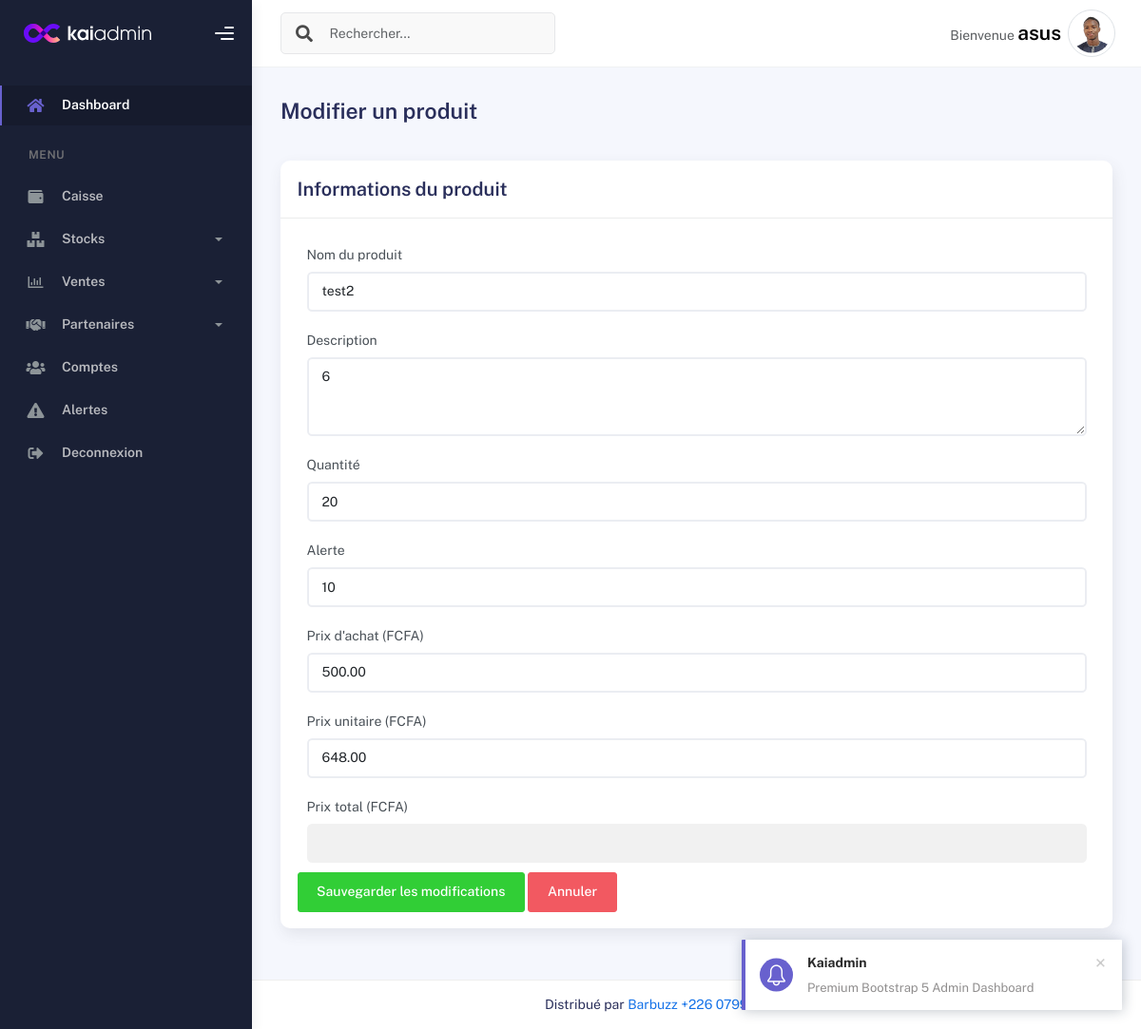
The app's page /produit/produit/modifier/3/ (signed in) with its own data.
### produit/models.py (models this page shows, shortened)
class Produit(models.Model) :
    nom = models.CharField(max_length=255)
    description = models.TextField(max_length=255, null=True , blank=True)
    prix = models.DecimalField(max_digits=10, decimal_places=2)
    prix_achat = models.DecimalField(max_digits=10, decimal_places=2, default=0) # Nouveau champ pour le prix d'achat
    quantite = models.PositiveIntegerField()
    date_ajout = models.DateTimeField(default=timezone.now)
    seuil_alerte = models.PositiveIntegerField(default=0)

### produit/views.py (the view, shortened to what this page needs)
# urls.py: path('produit/modifier/<int:produit_id>/', views.modif_produit, name='modif_produit'),
@login_required
def modif_produit(request, produit_id):
    produit = get_object_or_404(Produit, id=produit_id)
    return render(request, 'produit/modif_produit.html', {'produit': produit})

### templates/produit/modif_produit.html (shortened to what this page needs)
{% extends 'raccourcis/base.html' %}
{% load static %}
{% block content %}
<div class="container">
    <div class="page-inner">
        <div class="d-flex align-items-left align-items-md-center flex-column flex-md-row pt-2 pb-4">
            <h3 class="fw-bold mb-3">Modifier un produit</h3>
        </div>
        <div class="row">
            <div class="col-md-12">
                <div class="card">
                    <div class="card-header">
                        <h4 class="card-title">Informations du produit</h4>
                    </div>
                    <div class="card-body">
                        <form method="POST" action="{% url 'modif_produit' produit.id %}">
                            <div class="form-group">
                                <label for="nom">Nom du produit</label>
                                <input type="text" class="form-control" id="nom" name="nom" value="{{ produit.nom }}" required>
                            </div>
                            <div class="form-group">
                                <label for="description">Description</label>
                                <textarea class="form-control" id="description" name="description" rows="3" required>{{ produit.description }}</textarea>
                            </div>
                            <div class="form-group">
                                <label for="quantite">Quantité</label>
                                <input type="number" class="form-control" id="quantite" name="quantite" value="{{ produit.quantite }}" min="0" required>
                            </div>
                            <div class="form-group">
                                <label for="quantite">Alerte</label>
                                <input type="number" class="form-control" id="seuil_alerte" name="seuil_alerte" value="{{ produit.seuil_alerte }}" min="0" required>
                            </div>
                            <div class="form-group">
                                <label for="prix_achat">Prix d'achat (FCFA)</label>
                                <input type="number" class="form-control" id="prix_achat" name="prix_achat" value="{{ produit.prix_achat }}" min="0" required>
                            </div>
                            <div class="form-group">
                                <label for="prix">Prix unitaire (FCFA)</label>
                                <input type="number" class="form-control" id="prix" name="prix" value="{{ produit.prix }}" min="0" required>
                            </div>
                            <div class="form-group">
                                <label for="prix_total">Prix total (FCFA)</label>
                                <input type="number" class="form-control" id="prix_total" name="prix_total" value="{{ produit.prix_total }}" readonly>
                            </div>
                            <button type="submit" class="btn btn-success">Sauvegarder les modifications</button>
                            <a href="{% url 'liste_produit' %}" class="btn btn-danger">Annuler</a>
                        </form>
                    </div>
                </div>
            </div>
        </div>
    </div>
</div>
{% endblock %}

### templates/raccourcis/header.html (shortened to what this page needs)
{% load static %}
<div class="main-header">
    <nav
      class="navbar navbar-header navbar-header-transparent navbar-expand-lg border-bottom"
    >
      <div class="container-fluid">
        <nav
          class="navbar navbar-header-left navbar-expand-lg navbar-form nav-search p-0 d-none d-lg-flex"
        >
        <form class="search-form" method="GET" action="{% url 'liste_produit' %}">
          <div class="input-group">
            <div class="input-group-prepend">
              <button type="submit" class="btn btn-search pe-1">
                <i class="fa fa-search search-icon"></i>
              </button>
            </div>
            <input
              type="text"
              placeholder="Rechercher..."
              name="q"
              class="form-control"
              value="{{ request.GET.q|default_if_none:'' }}"
            />
          </div>
        </form>
        </nav>
        <ul class="navbar-nav topbar-nav ms-md-auto align-items-center">
          <li class="nav-item topbar-user dropdown hidden-caret">
            <a class="dropdown-toggle profile-pic d-flex align-items-center" data-bs-toggle="dropdown" href="#" aria-expanded="false">
                <span class="profile-username me-2">
                    <span class="text-muted">Bienvenue </span>
                    <span class="fw-bold fs-4">{{ request.user.username }}</span>
                </span>
                <img src="{% static 'assets/img/profile.png' %}" alt="Profile Image" class="rounded-circle img-thumbnail" style="width: 50px; height: 50px;">
            </a>
        </li>
        </ul>
      </div>
    </nav>
  </div>

### records on screen
Produit: nom "test2", description "6", quantite "20", seuil_alerte "10", prix_achat "500.00", prix "648.00"

### other values on screen
{{ request.user.username }} "asus"
